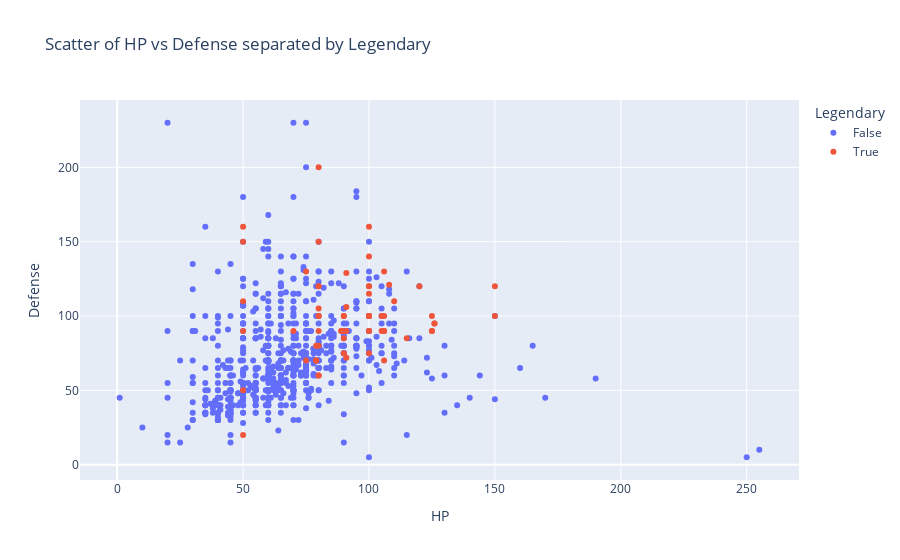

Here is the notebook cell this chart was saved with:
### Code cell
import plotly.express as px
fig = px.scatter(pokemon,x = "HP", y= "Defense", color="Legendary", title = "Scatter of HP vs Defense separated by Legendary")
fig.show()

### Figure 1 — Plotly figure (JSON) as saved in the notebook; plotly's stock layout.template omitted (floating-point values rounded to 4 significant figures; data arrays with more than 128 entries replaced by an {"elided": "..."} marker saying what was removed)
{"data": [{"hovertemplate": "Legendary=False<br>HP=%{x}<br>Defense=%{y}<extra></extra>", "legendgroup": "False", "marker": {"color": "#636efa", "symbol": "circle"}, "mode": "markers", "name": "False", "orientation": "v", "showlegend": true, "type": "scatter", "x": {"elided": "735 int values"}, "xaxis": "x", "y": {"elided": "735 int values"}, "yaxis": "y"}, {"hovertemplate": "Legendary=True<br>HP=%{x}<br>Defense=%{y}<extra></extra>", "legendgroup": "True", "marker": {"color": "#EF553B", "symbol": "circle"}, "mode": "markers", "name": "True", "orientation": "v", "showlegend": true, "type": "scatter", "x": [90, 90, 90, 106, 106, 106, 90, 115, 100, 106, 106, 80, 80, 80, 80, 80, 80, 80, 100, 100, 100, 100, 105, 105, 100, 50, 50, 50, 50, 75, 80, 75, 100, 90, 91, 110, 150, 150, 70, 100, 100, 120, 100, 91, 91, 91, 79, 79, 79, 79, 100, 100, 89, 89, 125, 125, 125, 126, 126, 108, 50, 50, 80, 80, 80], "xaxis": "x", "y": [100, 85, 90, 90, 100, 70, 75, 85, 115, 130, 90, 200, 100, 150, 90, 120, 80, 100, 90, 90, 140, 160, 90, 100, 100, 50, 20, 160, 90, 130, 105, 70, 120, 100, 106, 110, 120, 100, 90, 100, 75, 120, 100, 129, 90, 72, 70, 80, 70, 70, 100, 120, 90, 90, 90, 100, 90, 95, 95, 121, 150, 110, 60, 60, 120], "yaxis": "y"}], "layout": {"legend": {"title": {"text": "Legendary"}, "tracegroupgap": 0}, "title": {"text": "Scatter of HP vs Defense separated by Legendary"}, "xaxis": {"anchor": "y", "domain": [0, 1], "title": {"text": "HP"}}, "yaxis": {"anchor": "x", "domain": [0, 1], "title": {"text": "Defense"}}}}
